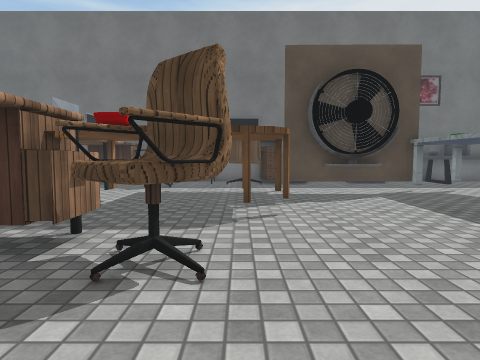
View 1 (above)

22 first-person views from a walk through a 3-D level made in the Unity game engine. The camera is 1.2 m above the floor, tilts 4° down and sees 75° across. The floor is counted in squares, 1 m on a side. Each view is taken from the middle of a square. On the plan, view 1 faces up. The plan holds only what a view shows up to about 13 squares ahead; the rest is blank. The place goes on beyond the plan. Some surface patterns are stand-ins.

View 2
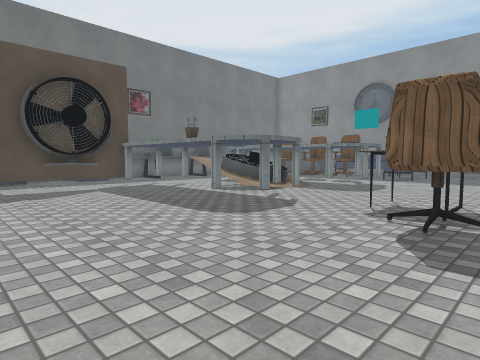

View 3
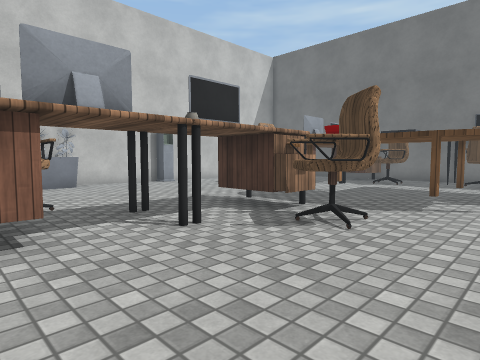

View 4
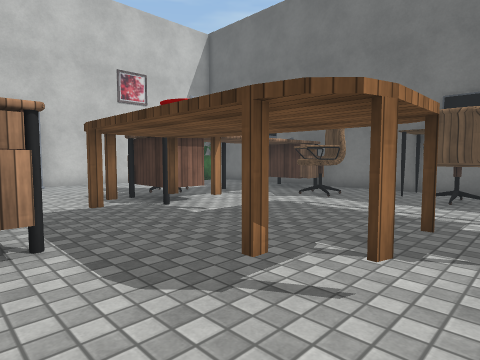

View 5
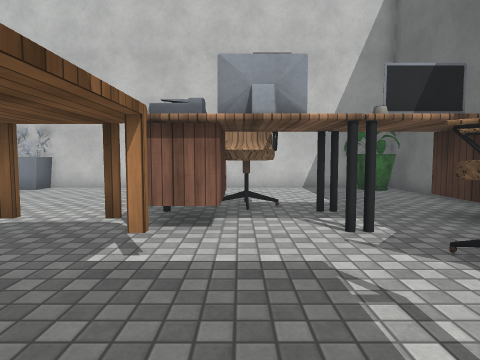

View 6
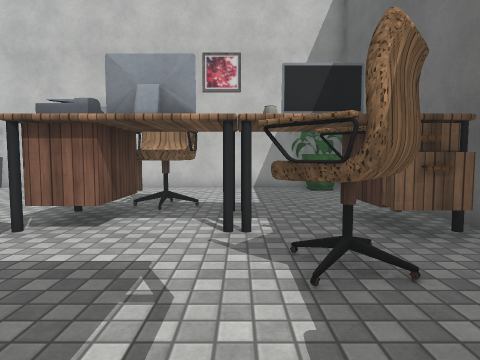

View 7
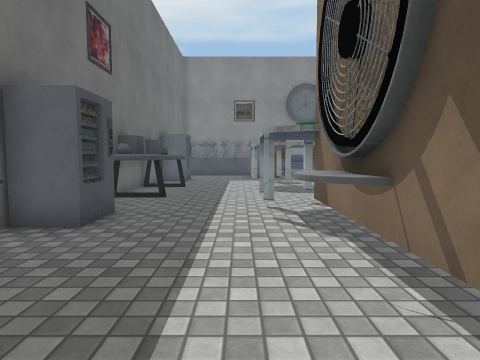

View 8
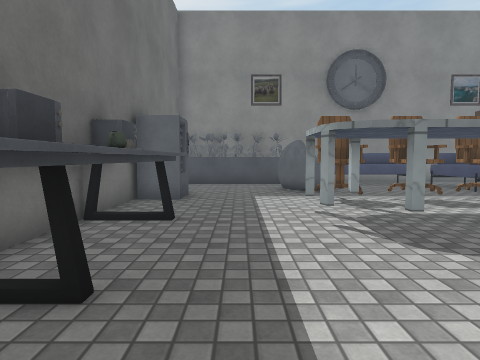

View 9
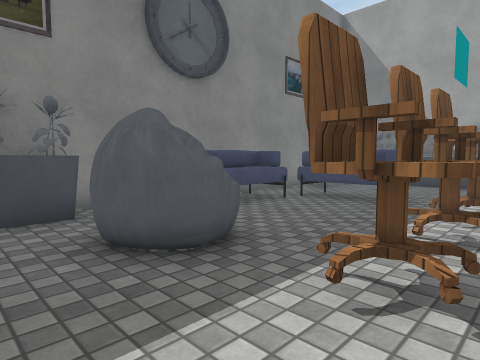

View 10
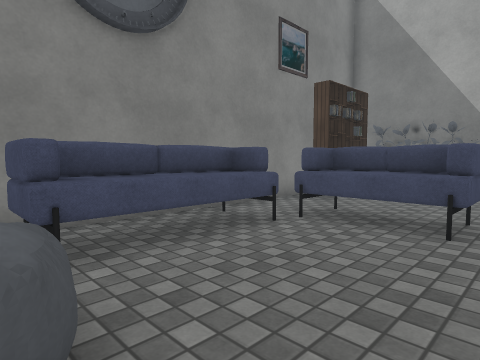

View 11
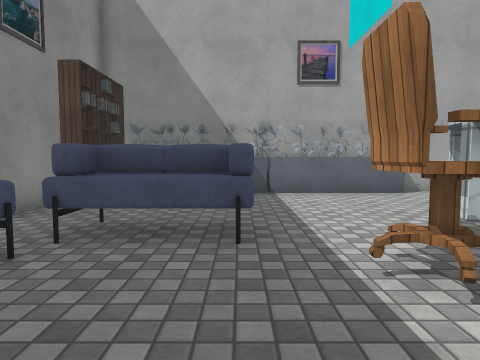

View 12
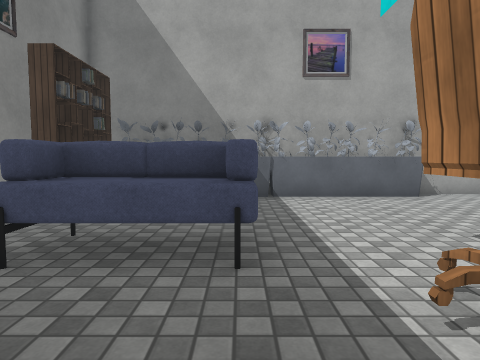

View 13
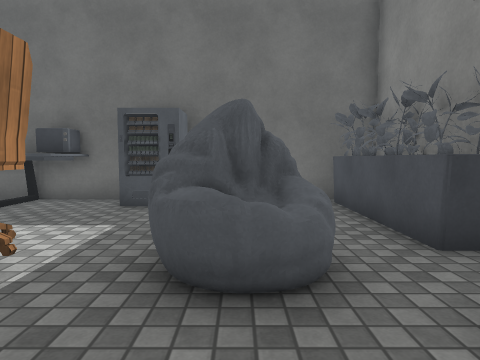

View 14
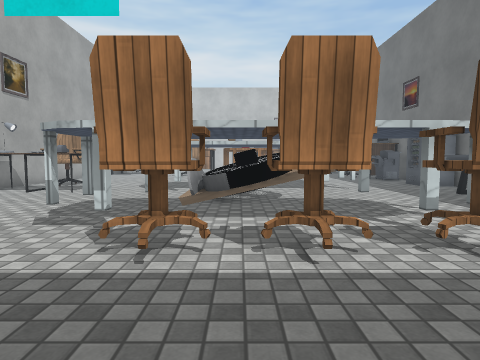

View 15
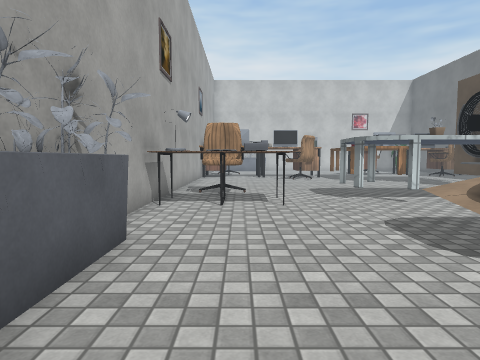

View 16
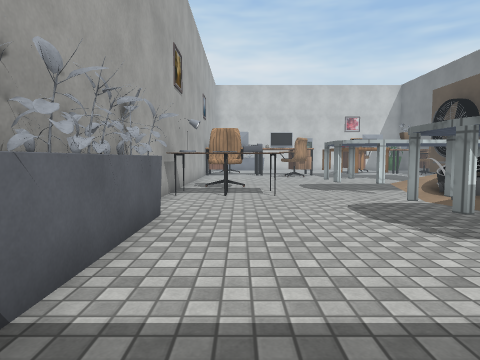

View 17
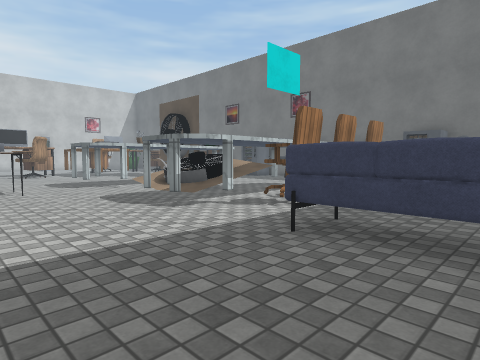

View 18
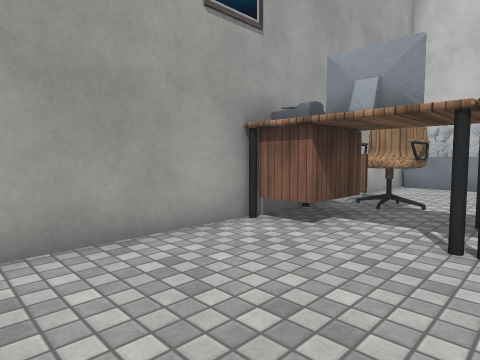

View 19
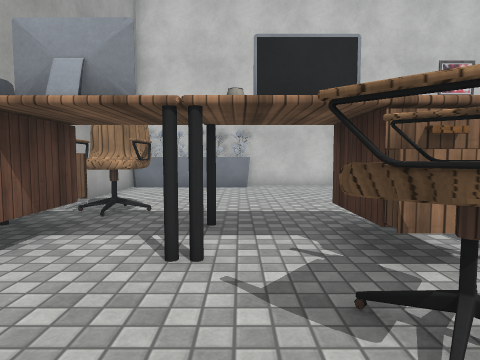

View 20
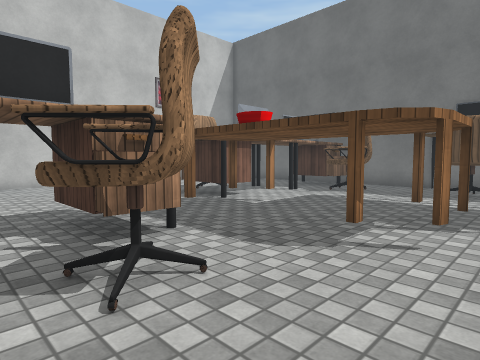

View 21
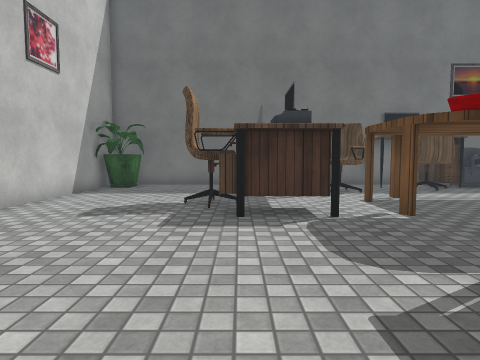

View 22
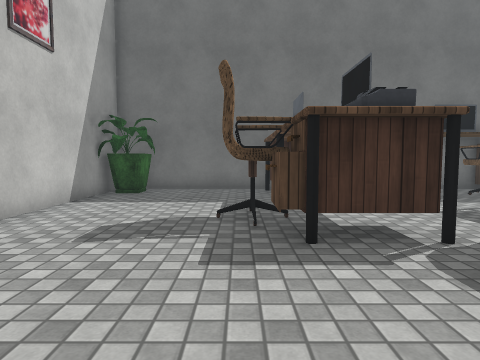

### Floor plan
Key: @ floor where view 1 was taken; # wall or solid block; . main floor; : floor 0.5 m higher than the main floor; + floor 0.75 m higher than the main floor; ^ raised ledge; O other object.
Columns run from 13 left of view 1 to 23 right of it. Each row starts with its distance up from view 1.
 16 ###############   #O# OOOOO###O  ####
 15 #OO...O O....OOOO.OOOOOOOOOOOOO ...O#
 14 #.....OOOOO.OOO.O.....OOOOOO......OO#
 13 #........OO........................O#
 12 #.....O.O.O.......................OO#
 11 #....OO........OOO.^^^...^^^^O.OOOOO#
 10 #....OOO........OOO^  #..^  OO.OOO..#
  9 #....OOOOOOOOO.....^  # O^  ^.....OO#
  8 #.....O.OOOOOOO....^ ^   ^  OO....OO#
  7 #O.......OOOOOO....^ ^+O:^  ^O....OO#
  6 #........OOOOOO....O  OOO^  OO....OO#
  5 #........OO........^ ^...^  ^O.OOOOO#
  4 #........OOOO......^^^...^^^^..OOOO.#
  3 #..........OOO............##...OOO..#
  2 #O.................................O#
  1 #O........O..........OO............O#
  0 #O.....OO....@.....OOOO........... O#
 -1 #O.....OOOO........OOOO.....O.OO.O.O
 -2 #O......OOO..........OO..OOOOOOOOOOO
 -3   ####     ####  ####  #############

Positions as (right, up) in squares from view 1, and headings:
1: (0, 0), facing up
2: (0, -2), facing up-right
3: (2, -2), facing up-left
4: (2, 4), facing up-left
5: (0, 10), facing left
6: (0, 12), facing left
7: (0, 12), facing right
8: (7, 13), facing right
9: (15, 13), facing down-right
10: (17, 10), facing down-right
11: (18, 9), facing down
12: (18, 8), facing down
13: (19, 7), facing up
14: (20, 7), facing left
15: (17, 0), facing left
16: (19, 0), facing left
17: (21, -1), facing up-left
18: (2, 2), facing down-left
19: (1, 2), facing left
20: (2, 2), facing up-left
21: (-7, 2), facing up
22: (-8, 4), facing up
